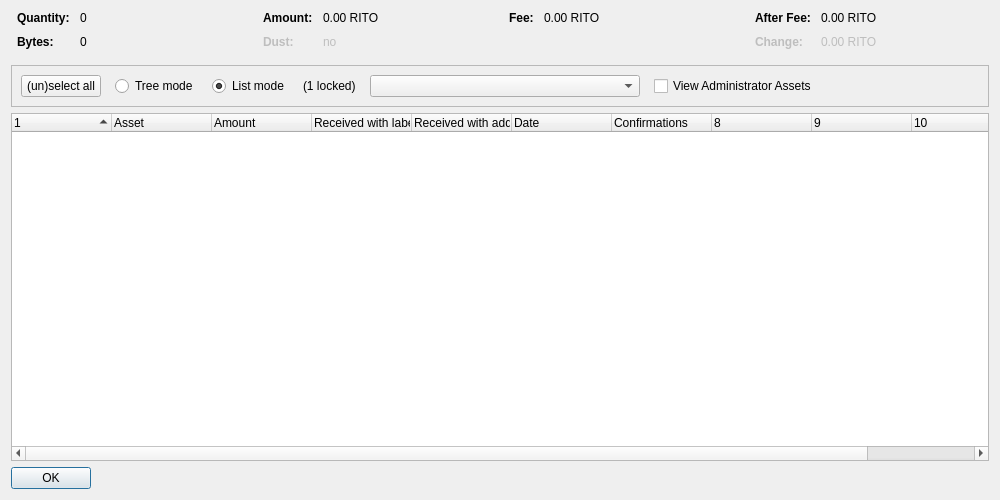
<?xml version="1.0" encoding="UTF-8"?>
<ui version="4.0">
 <class>AssetControlDialog</class>
 <widget class="QDialog" name="AssetControlDialog">
  <property name="geometry">
   <rect>
    <x>0</x>
    <y>0</y>
    <width>1000</width>
    <height>500</height>
   </rect>
  </property>
  <property name="windowTitle">
   <string>Asset Selection</string>
  </property>
  <layout class="QVBoxLayout" name="verticalLayout">
   <item>
    <layout class="QHBoxLayout" name="horizontalLayoutTop" stretch="0,0,0,0">
     <property name="topMargin">
      <number>0</number>
     </property>
     <property name="bottomMargin">
      <number>10</number>
     </property>
     <item>
      <layout class="QFormLayout" name="formLayoutAssetControl1">
       <property name="horizontalSpacing">
        <number>10</number>
       </property>
       <property name="verticalSpacing">
        <number>10</number>
       </property>
       <property name="leftMargin">
        <number>6</number>
       </property>
       <property name="rightMargin">
        <number>6</number>
       </property>
       <item row="0" column="0">
        <widget class="QLabel" name="labelAssetControlQuantityText">
         <property name="font">
          <font>
           <weight>75</weight>
           <bold>true</bold>
          </font>
         </property>
         <property name="text">
          <string>Quantity:</string>
         </property>
        </widget>
       </item>
       <item row="0" column="1">
        <widget class="QLabel" name="labelAssetControlQuantity">
         <property name="cursor">
          <cursorShape>IBeamCursor</cursorShape>
         </property>
         <property name="contextMenuPolicy">
          <enum>Qt::ActionsContextMenu</enum>
         </property>
         <property name="text">
          <string notr="true">0</string>
         </property>
         <property name="textInteractionFlags">
          <set>Qt::LinksAccessibleByMouse|Qt::TextSelectableByKeyboard|Qt::TextSelectableByMouse</set>
         </property>
        </widget>
       </item>
       <item row="1" column="0">
        <widget class="QLabel" name="labelAssetControlBytesText">
         <property name="font">
          <font>
           <weight>75</weight>
           <bold>true</bold>
          </font>
         </property>
         <property name="text">
          <string>Bytes:</string>
         </property>
        </widget>
       </item>
       <item row="1" column="1">
        <widget class="QLabel" name="labelAssetControlBytes">
         <property name="cursor">
          <cursorShape>IBeamCursor</cursorShape>
         </property>
         <property name="contextMenuPolicy">
          <enum>Qt::ActionsContextMenu</enum>
         </property>
         <property name="text">
          <string notr="true">0</string>
         </property>
         <property name="textInteractionFlags">
          <set>Qt::LinksAccessibleByMouse|Qt::TextSelectableByKeyboard|Qt::TextSelectableByMouse</set>
         </property>
        </widget>
       </item>
      </layout>
     </item>
     <item>
      <layout class="QFormLayout" name="formLayoutAssetControl2">
       <property name="horizontalSpacing">
        <number>10</number>
       </property>
       <property name="verticalSpacing">
        <number>10</number>
       </property>
       <property name="leftMargin">
        <number>6</number>
       </property>
       <property name="rightMargin">
        <number>6</number>
       </property>
       <item row="0" column="0">
        <widget class="QLabel" name="labelAssetControlAmountText">
         <property name="font">
          <font>
           <weight>75</weight>
           <bold>true</bold>
          </font>
         </property>
         <property name="text">
          <string>Amount:</string>
         </property>
        </widget>
       </item>
       <item row="0" column="1">
        <widget class="QLabel" name="labelAssetControlAmount">
         <property name="cursor">
          <cursorShape>IBeamCursor</cursorShape>
         </property>
         <property name="contextMenuPolicy">
          <enum>Qt::ActionsContextMenu</enum>
         </property>
         <property name="text">
          <string notr="true">0.00 RITO</string>
         </property>
         <property name="textInteractionFlags">
          <set>Qt::LinksAccessibleByMouse|Qt::TextSelectableByKeyboard|Qt::TextSelectableByMouse</set>
         </property>
        </widget>
       </item>
       <item row="1" column="0">
        <widget class="QLabel" name="labelAssetControlLowOutputText">
         <property name="enabled">
          <bool>false</bool>
         </property>
         <property name="font">
          <font>
           <weight>75</weight>
           <bold>true</bold>
          </font>
         </property>
         <property name="text">
          <string>Dust:</string>
         </property>
        </widget>
       </item>
       <item row="1" column="1">
        <widget class="QLabel" name="labelAssetControlLowOutput">
         <property name="enabled">
          <bool>false</bool>
         </property>
         <property name="cursor">
          <cursorShape>IBeamCursor</cursorShape>
         </property>
         <property name="contextMenuPolicy">
          <enum>Qt::ActionsContextMenu</enum>
         </property>
         <property name="text">
          <string notr="true">no</string>
         </property>
         <property name="textInteractionFlags">
          <set>Qt::LinksAccessibleByMouse|Qt::TextSelectableByKeyboard|Qt::TextSelectableByMouse</set>
         </property>
        </widget>
       </item>
      </layout>
     </item>
     <item>
      <layout class="QFormLayout" name="formLayoutAssetControl3">
       <property name="horizontalSpacing">
        <number>10</number>
       </property>
       <property name="verticalSpacing">
        <number>10</number>
       </property>
       <property name="leftMargin">
        <number>6</number>
       </property>
       <property name="rightMargin">
        <number>6</number>
       </property>
       <item row="0" column="0">
        <widget class="QLabel" name="labelAssetControlFeeText">
         <property name="font">
          <font>
           <weight>75</weight>
           <bold>true</bold>
          </font>
         </property>
         <property name="text">
          <string>Fee:</string>
         </property>
        </widget>
       </item>
       <item row="0" column="1">
        <widget class="QLabel" name="labelAssetControlFee">
         <property name="cursor">
          <cursorShape>IBeamCursor</cursorShape>
         </property>
         <property name="contextMenuPolicy">
          <enum>Qt::ActionsContextMenu</enum>
         </property>
         <property name="text">
          <string notr="true">0.00 RITO</string>
         </property>
         <property name="textInteractionFlags">
          <set>Qt::LinksAccessibleByMouse|Qt::TextSelectableByKeyboard|Qt::TextSelectableByMouse</set>
         </property>
        </widget>
       </item>
      </layout>
     </item>
     <item>
      <layout class="QFormLayout" name="formLayoutAssetControl4">
       <property name="horizontalSpacing">
        <number>10</number>
       </property>
       <property name="verticalSpacing">
        <number>10</number>
       </property>
       <property name="leftMargin">
        <number>6</number>
       </property>
       <property name="rightMargin">
        <number>6</number>
       </property>
       <item row="0" column="0">
        <widget class="QLabel" name="labelAssetControlAfterFeeText">
         <property name="font">
          <font>
           <weight>75</weight>
           <bold>true</bold>
          </font>
         </property>
         <property name="text">
          <string>After Fee:</string>
         </property>
        </widget>
       </item>
       <item row="0" column="1">
        <widget class="QLabel" name="labelAssetControlAfterFee">
         <property name="cursor">
          <cursorShape>IBeamCursor</cursorShape>
         </property>
         <property name="contextMenuPolicy">
          <enum>Qt::ActionsContextMenu</enum>
         </property>
         <property name="text">
          <string notr="true">0.00 RITO</string>
         </property>
         <property name="textInteractionFlags">
          <set>Qt::LinksAccessibleByMouse|Qt::TextSelectableByKeyboard|Qt::TextSelectableByMouse</set>
         </property>
        </widget>
       </item>
       <item row="1" column="0">
        <widget class="QLabel" name="labelAssetControlChangeText">
         <property name="enabled">
          <bool>false</bool>
         </property>
         <property name="font">
          <font>
           <weight>75</weight>
           <bold>true</bold>
          </font>
         </property>
         <property name="text">
          <string>Change:</string>
         </property>
        </widget>
       </item>
       <item row="1" column="1">
        <widget class="QLabel" name="labelAssetControlChange">
         <property name="enabled">
          <bool>false</bool>
         </property>
         <property name="cursor">
          <cursorShape>IBeamCursor</cursorShape>
         </property>
         <property name="contextMenuPolicy">
          <enum>Qt::ActionsContextMenu</enum>
         </property>
         <property name="text">
          <string notr="true">0.00 RITO</string>
         </property>
         <property name="textInteractionFlags">
          <set>Qt::LinksAccessibleByMouse|Qt::TextSelectableByKeyboard|Qt::TextSelectableByMouse</set>
         </property>
        </widget>
       </item>
      </layout>
     </item>
    </layout>
   </item>
   <item>
    <widget class="QFrame" name="frame">
     <property name="minimumSize">
      <size>
       <width>0</width>
       <height>40</height>
      </size>
     </property>
     <property name="frameShape">
      <enum>QFrame::StyledPanel</enum>
     </property>
     <property name="frameShadow">
      <enum>QFrame::Sunken</enum>
     </property>
     <layout class="QHBoxLayout" name="horizontalLayout">
      <item>
       <layout class="QHBoxLayout" name="horizontalLayoutPanel" stretch="0,0,0,0,0,0,0">
        <property name="spacing">
         <number>14</number>
        </property>
        <item>
         <widget class="QPushButton" name="pushButtonSelectAll">
          <property name="sizePolicy">
           <sizepolicy hsizetype="Maximum" vsizetype="Fixed">
            <horstretch>0</horstretch>
            <verstretch>0</verstretch>
           </sizepolicy>
          </property>
          <property name="text">
           <string>(un)select all</string>
          </property>
          <property name="autoDefault">
           <bool>false</bool>
          </property>
         </widget>
        </item>
        <item>
         <widget class="QRadioButton" name="radioTreeMode">
          <property name="sizePolicy">
           <sizepolicy hsizetype="Maximum" vsizetype="Fixed">
            <horstretch>0</horstretch>
            <verstretch>0</verstretch>
           </sizepolicy>
          </property>
          <property name="text">
           <string>Tree mode</string>
          </property>
         </widget>
        </item>
        <item>
         <widget class="QRadioButton" name="radioListMode">
          <property name="sizePolicy">
           <sizepolicy hsizetype="Maximum" vsizetype="Fixed">
            <horstretch>0</horstretch>
            <verstretch>0</verstretch>
           </sizepolicy>
          </property>
          <property name="text">
           <string>List mode</string>
          </property>
          <property name="checked">
           <bool>true</bool>
          </property>
         </widget>
        </item>
        <item>
         <widget class="QLabel" name="labelLocked">
          <property name="text">
           <string notr="true">(1 locked)</string>
          </property>
         </widget>
        </item>
        <item>
         <widget class="QComboBox" name="assetList">
          <property name="minimumContentsLength">
           <number>30</number>
          </property>
         </widget>
        </item>
        <item>
         <widget class="QCheckBox" name="viewAdministrator">
          <property name="toolTip">
           <string>View assets that you have the ownership asset for</string>
          </property>
          <property name="text">
           <string>View Administrator Assets</string>
          </property>
         </widget>
        </item>
        <item>
         <spacer name="horizontalSpacer">
          <property name="orientation">
           <enum>Qt::Horizontal</enum>
          </property>
          <property name="sizeHint" stdset="0">
           <size>
            <width>40</width>
            <height>20</height>
           </size>
          </property>
         </spacer>
        </item>
       </layout>
      </item>
     </layout>
    </widget>
   </item>
   <item>
    <widget class="AssetControlTreeWidget" name="treeWidget">
     <property name="contextMenuPolicy">
      <enum>Qt::CustomContextMenu</enum>
     </property>
     <property name="sortingEnabled">
      <bool>false</bool>
     </property>
     <property name="columnCount">
      <number>11</number>
     </property>
     <attribute name="headerShowSortIndicator" stdset="0">
      <bool>true</bool>
     </attribute>
     <attribute name="headerStretchLastSection">
      <bool>false</bool>
     </attribute>
     <column>
      <property name="text">
       <string/>
      </property>
     </column>
     <column>
      <property name="text">
       <string>Asset</string>
      </property>
     </column>
     <column>
      <property name="text">
       <string>Amount</string>
      </property>
     </column>
     <column>
      <property name="text">
       <string>Received with label</string>
      </property>
     </column>
     <column>
      <property name="text">
       <string>Received with address</string>
      </property>
     </column>
     <column>
      <property name="text">
       <string>Date</string>
      </property>
     </column>
     <column>
      <property name="text">
       <string>Confirmations</string>
      </property>
      <property name="toolTip">
       <string>Confirmed</string>
      </property>
     </column>
     <column>
      <property name="text">
       <string/>
      </property>
     </column>
     <column>
      <property name="text">
       <string/>
      </property>
     </column>
     <column>
      <property name="text">
       <string/>
      </property>
     </column>
     <column>
      <property name="text">
       <string/>
      </property>
     </column>
    </widget>
   </item>
   <item>
    <widget class="QDialogButtonBox" name="buttonBox">
     <property name="sizePolicy">
      <sizepolicy hsizetype="Maximum" vsizetype="Fixed">
       <horstretch>0</horstretch>
       <verstretch>0</verstretch>
      </sizepolicy>
     </property>
     <property name="orientation">
      <enum>Qt::Horizontal</enum>
     </property>
     <property name="standardButtons">
      <set>QDialogButtonBox::Ok</set>
     </property>
    </widget>
   </item>
  </layout>
 </widget>
 <customwidgets>
  <customwidget>
   <class>AssetControlTreeWidget</class>
   <extends>QTreeWidget</extends>
   <header location="global">assetcontroltreewidget.h</header>
  </customwidget>
 </customwidgets>
 <resources/>
 <connections/>
</ui>
